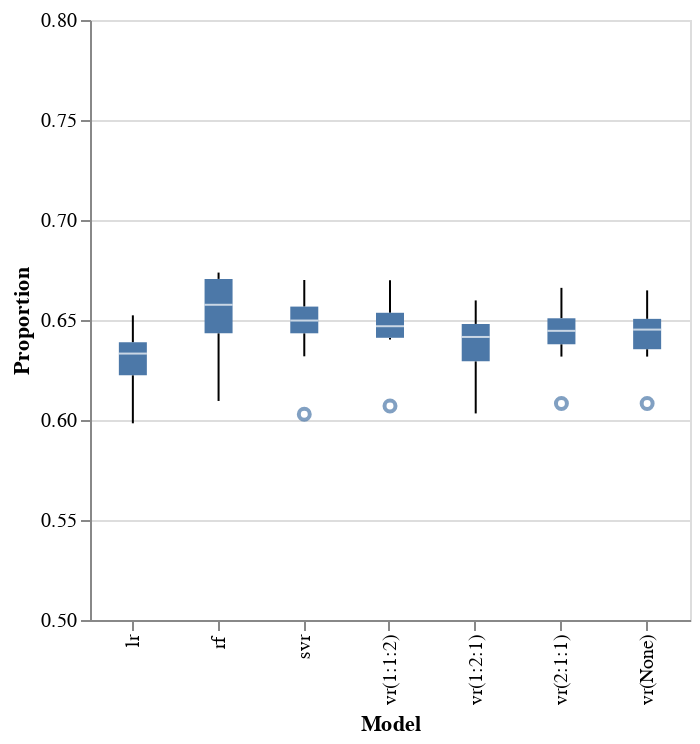

Here is the notebook cell this chart was saved with:
### Code cell
print(map_scores)

alt.Chart(map_scores).mark_boxplot().encode(
    alt.Y("Proportion:Q", scale=alt.Scale(domain=[0.5, 0.8])),
    x='Model',
).properties(width=300)

### Figure 1 — Vega-Lite specification as saved in the notebook (floating-point values rounded to 4 significant figures)
{"config": {"view": {"continuousWidth": 400, "continuousHeight": 300}}, "data": {"name": "data-63aa175367033ce0f24fde344c8d3117"}, "mark": "boxplot", "encoding": {"x": {"type": "nominal", "field": "Model"}, "y": {"type": "quantitative", "field": "Proportion", "scale": {"domain": [0.5, 0.8]}}}, "width": 300, "$schema": "https://vega.github.io/schema/vega-lite/v4.8.1.json", "datasets": {"data-63aa175367033ce0f24fde344c8d3117": [{"Model": "svr", "Proportion": 0.6431}, {"Model": "lr", "Proportion": 0.6418}, {"Model": "rf", "Proportion": 0.6488}, {"Model": "vr(None)", "Proportion": 0.6507}, {"Model": "vr(2:1:1)", "Proportion": 0.6507}, {"Model": "vr(1:2:1)", "Proportion": 0.6481}, {"Model": "vr(1:1:2)", "Proportion": 0.6507}, {"Model": "svr", "Proportion": 0.6535}, {"Model": "lr", "Proportion": 0.6205}, {"Model": "rf", "Proportion": 0.6668}, {"Model": "vr(None)", "Proportion": 0.6317}, {"Model": "vr(2:1:1)", "Proportion": 0.6317}, {"Model": "vr(1:2:1)", "Proportion": 0.6242}, {"Model": "vr(1:1:2)", "Proportion": 0.6431}, {"Model": "svr", "Proportion": 0.6442}, {"Model": "lr", "Proportion": 0.6336}, {"Model": "rf", "Proportion": 0.6571}, {"Model": "vr(None)", "Proportion": 0.6399}, {"Model": "vr(2:1:1)", "Proportion": 0.6399}, {"Model": "vr(1:2:1)", "Proportion": 0.6386}, {"Model": "vr(1:1:2)", "Proportion": 0.6411}, {"Model": "svr", "Proportion": 0.6318}, {"Model": "lr", "Proportion": 0.6279}, {"Model": "rf", "Proportion": 0.6416}, {"Model": "vr(None)", "Proportion": 0.6423}, {"Model": "vr(2:1:1)", "Proportion": 0.6384}, {"Model": "vr(1:2:1)", "Proportion": 0.6344}, {"Model": "vr(1:1:2)", "Proportion": 0.6411}, {"Model": "svr", "Proportion": 0.646}, {"Model": "lr", "Proportion": 0.619}, {"Model": "rf", "Proportion": 0.6409}, {"Model": "vr(None)", "Proportion": 0.6339}, {"Model": "vr(2:1:1)", "Proportion": 0.6377}, {"Model": "vr(1:2:1)", "Proportion": 0.6276}, {"Model": "vr(1:1:2)", "Proportion": 0.6402}, {"Model": "svr", "Proportion": 0.6029}, {"Model": "lr", "Proportion": 0.5983}, {"Model": "rf", "Proportion": 0.6095}, {"Model": "vr(None)", "Proportion": 0.6083}, {"Model": "vr(2:1:1)", "Proportion": 0.6083}, {"Model": "vr(1:2:1)", "Proportion": 0.6033}, {"Model": "vr(1:1:2)", "Proportion": 0.607}, {"Model": "svr", "Proportion": 0.6567}, {"Model": "lr", "Proportion": 0.6328}, {"Model": "rf", "Proportion": 0.6581}, {"Model": "vr(None)", "Proportion": 0.6503}, {"Model": "vr(2:1:1)", "Proportion": 0.6516}, {"Model": "vr(1:2:1)", "Proportion": 0.6478}, {"Model": "vr(1:1:2)", "Proportion": 0.6541}, {"Model": "svr", "Proportion": 0.6567}, {"Model": "lr", "Proportion": 0.6397}, {"Model": "rf", "Proportion": 0.6718}, {"Model": "vr(None)", "Proportion": 0.6481}, {"Model": "vr(2:1:1)", "Proportion": 0.6493}, {"Model": "vr(1:2:1)", "Proportion": 0.6445}, {"Model": "vr(1:1:2)", "Proportion": 0.6616}, {"Model": "svr", "Proportion": 0.67}, {"Model": "lr", "Proportion": 0.6523}, {"Model": "rf", "Proportion": 0.6737}, {"Model": "vr(None)", "Proportion": 0.6648}, {"Model": "vr(2:1:1)", "Proportion": 0.6661}, {"Model": "vr(1:2:1)", "Proportion": 0.6598}, {"Model": "vr(1:1:2)", "Proportion": 0.6699}, {"Model": "svr", "Proportion": 0.6572}, {"Model": "lr", "Proportion": 0.6363}, {"Model": "rf", "Proportion": 0.6724}, {"Model": "vr(None)", "Proportion": 0.6534}, {"Model": "vr(2:1:1)", "Proportion": 0.6509}, {"Model": "vr(1:2:1)", "Proportion": 0.6485}, {"Model": "vr(1:1:2)", "Proportion": 0.6522}]}}
